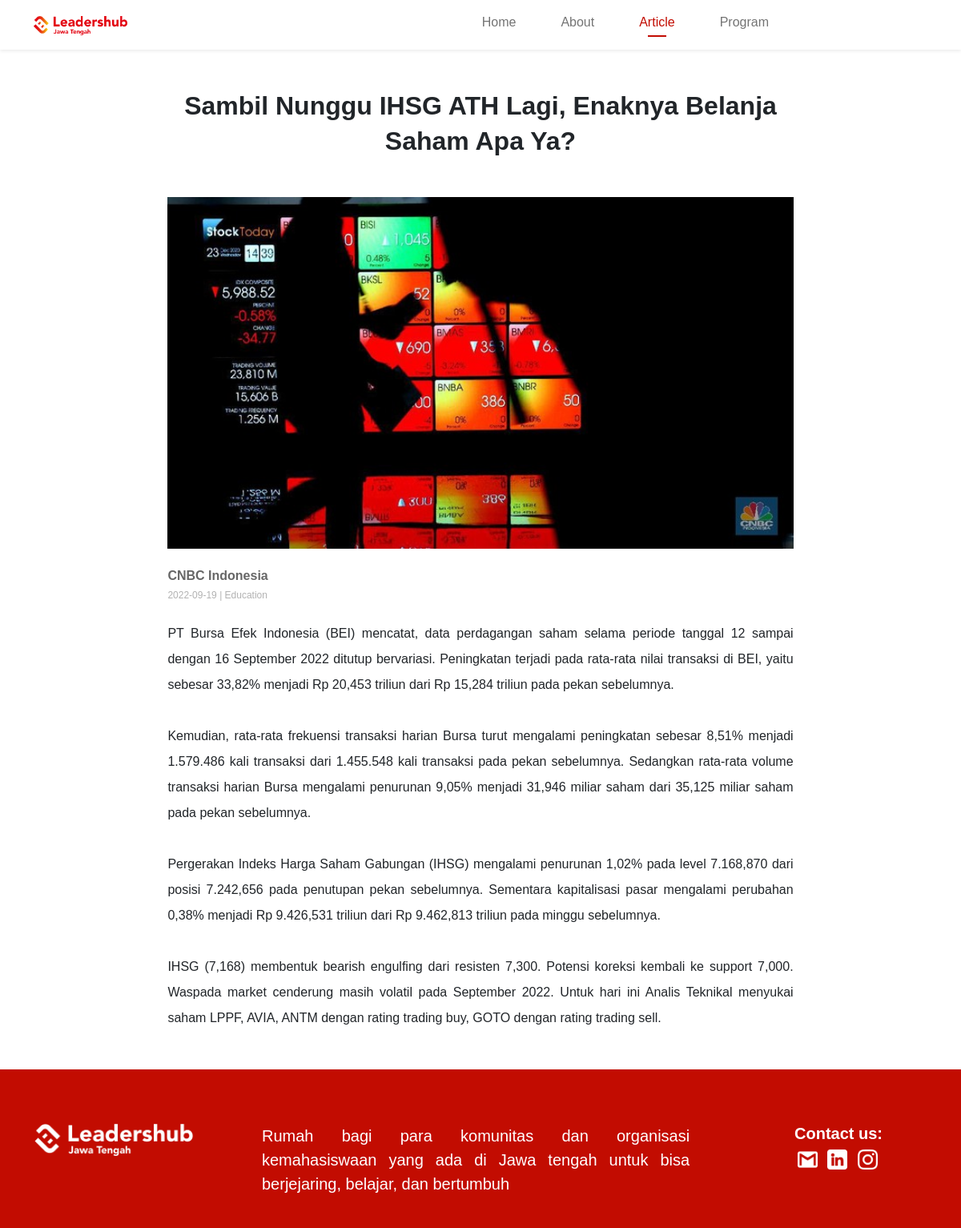
The page /article-page.php?id=10 on the database its author committed.
### tables this page shows
CREATE TABLE `artikel` (
  `id_artikel` int(11) NOT NULL,
  `penulis` varchar(50) NOT NULL,
  `judul` varchar(100) NOT NULL,
  `tglUpload` date NOT NULL,
  `gambar` varchar(100) NOT NULL,
  `isi` text NOT NULL,
  `id_tag` varchar(5) DEFAULT NULL,
  `id_user` int(11) DEFAULT NULL
);

CREATE TABLE `tag` (
  `id_tag` varchar(5) NOT NULL,
  `deskripsi` varchar(30) DEFAULT NULL
);

### function.php (called while the page is built, shortened)
<?php
  $connect = mysqli_connect("localhost", "root", "", "lhjateng");
  function query($query){
    global $connect;
    $result = mysqli_query($connect, $query);
    $rows = [];
    while($row = mysqli_fetch_assoc($result)){
      $rows[] = $row;
    }
    return $rows;
  }
?>

### article-page.php (the view, shortened to what this page needs)
<?php
  require 'function.php';
  $id = $_GET["id"];
  $data_artikel = query("SELECT artikel.judul, artikel.gambar, artikel.penulis, artikel.tglUpload, artikel.isi, tag.deskripsi FROM artikel JOIN tag ON artikel.id_tag = tag.id_tag WHERE id_artikel = $id")[0];
?>
<!doctype html>
<html lang="en">
  <head>
    <link href="https://cdn.jsdelivr.net/npm/bootstrap@5.2.0/dist/css/bootstrap.min.css" rel="stylesheet">
    <link rel="stylesheet" href="style.css">
  </head>
  <body>
    <nav class="navbar navbar-expand-lg shadow-sm">
      <div class="container-fluid container">
        <a class="navbar-brand" href="#">
          <img src="img/logo.png" alt="" width="auto" height="24" class="d-inline-block align-text-top">
        </a>
        <div class="collapse navbar-collapse" id="navbarNavAltMarkup">
          <div class="navbar-nav ms-auto nav-custom">
            <a class="nav-link" aria-current="page" href="index.php">Home</a>
            <a class="nav-link" href="about.html">About</a>
            <a class="nav-link nav-active" href="article.php">Article</a>
            <a class="nav-link" href="#">Program</a>
          </div>
        </div>
      </div>
    </nav>
    <div class="container">
      <div class="head-title pd-5 my-5">
        <h1><?= $data_artikel["judul"] ?></h1>
      </div>
      <div class="cover-img">
          <img src="img/article/<?= $data_artikel["gambar"] ?>" alt="coverimage" width="100%">
      </div>
      <div class="content my-3 mb-5">
        <div class="author my-4">
          <h3><?= $data_artikel["penulis"] ?></h3>
          <h6><?= $data_artikel["tglUpload"] ?> | <?= $data_artikel["deskripsi"] ?></h6>
        </div>
        <p><?= $data_artikel["isi"] ?></p>
      </div>
    </div>
    <footer class="pt-5 pb-4 bg-footer">
      <div class="container">
        <div class="row">
          <div class="col-lg-3 col-md-4 col-sm-12 footer-content-custom footer-position">
            <img class="logo-footer" src="img/logo-putih.png" alt="lhjateng" width="200px">
          </div >
          <div class="col-lg-7 col-md-5 col-sm-12 footer-content-custom footer-position">
            <div class="col-lg-10">
              <p>
              Rumah bagi para komunitas dan organisasi kemahasiswaan yang ada di Jawa tengah untuk                bisa berjejaring, belajar, dan bertumbuh
              </p>
            </div>
          </div>
          <div class="col-lg-2 col-md-3 col-sm-12 footer-content-custom footer-position">
            <h6>Contact us:</h6>
            <a href="mailto:...">
              <img class="sosmed" src="img/gmail-logo.png" alt="lh-gmail" width="25px" >
            </a>
            <a href="https://www.linkedin.com/company/leadershubjawatengah/" target="_blank">
              <img class="sosmed" src="img/linkedin.png" alt="lh-linkedin" width="25px">
            </a>
            <a href="https://www.instagram.com/leadershubjateng/" target="_blank">
              <img class="sosmed" src="img/instagram.png" alt="lh-instagram" width="25px" >
            </a>
          </div>
        </div>
      </div>
    </footer>
  </body>
</html>

### style.css (style rules this page uses)
body { font-family: 'Poppins', sans-serif; }
.navbar { position: relative; z-index: 1; }
.nav-custom { font-weight: 500; font-size: 16px; }
.nav-custom .nav-link { margin-right: 40px; }
.nav-active { color: #C20C01; }
.container { position: relative; z-index: 1; }
.head-title h1 { font-weight: 600; font-size: 24px; line-height: 1.5; text-align: center; }
.author h3 { font-weight: 600; font-size: 16px; text-align: justify; color: #666666 }
.author h6 { font-weight: 500; font-size: 12px; text-align: justify; color: #B2B2B2 }
.content p { font-weight: 400; font-size: 16px; line-height: 1.5; text-align: justify; }
footer a { text-decoration: none; }
.bg-footer { background-color: #C20C01; text-align: center; }
.footer-content-custom p { font-weight: 400; font-size: 16px; text-align: justify; color: white; margin-top: 20px; }
.footer-content-custom .logo-footer { margin-top: 20px; margin-bottom: 20px; }
.footer-content-custom .sosmed { margin-inline: 4px; margin-bottom: 40px; }
.footer-content-custom h6 { font-weight: 600; font-size: 20px; color: white; margin-top: 20px; }
@media (min-width: 768px) { .head-title h1 { font-weight: 600; font-size: 32px; line-height: 44px; text-align: center; } }
@media (min-width: 768px) { .author h3 { font-weight: 600; font-size: 16px; text-align: justify; color: #666666 } }
@media (min-width: 768px) { .author h6 { font-weight: 500; font-size: 12px; text-align: justify; color: #B2B2B2 } }
@media (min-width: 768px) { .content p { font-weight: 400; font-size: 16px; line-height: 2; text-align: justify; } }
@media (min-width: 992px) { .navbar { position: relative; z-index: 1; } }
@media (min-width: 992px) { .nav-custom { margin-right: 150px; font-weight: 500; font-size: 16px; } }
@media (min-width: 992px) { .nav-custom .nav-link { margin-right: 40px; } }
@media (min-width: 992px) { .nav-active { color: #C20C01; } }
@media (min-width: 992px) { .nav-active::after { content: ''; display: block; border-bottom: 2px solid #C20C01; width: 50%; margin: auto; padding-bottom: 4px; } }
@media (min-width: 992px) { .container { position: relative; z-index: 1; } }
@media (min-width: 992px) { .cover-img { width: 70%; margin: auto; } }
@media (min-width: 992px) { .head-title h1 { width: 70%; font-weight: 600; font-size: 32px; line-height: 44px; text-align: center; margin: auto; } }
@media (min-width: 992px) { .author { margin: auto; } }
@media (min-width: 992px) { .author h3 { font-weight: 600; font-size: 16px; text-align: justify; color: #666666 } }
@media (min-width: 992px) { .author h6 { font-weight: 500; font-size: 12px; text-align: justify; color: #B2B2B2 } }
@media (min-width: 992px) { .content { width: 70%; margin: auto; } }
@media (min-width: 992px) { .content p { font-weight: 400; font-size: 16px; text-align: justify; } }
@media (min-width: 992px) { footer a { text-decoration: none; } }
@media (min-width: 992px) { .bg-footer { background-color: #C20C01; text-align: left; } }
@media (min-width: 992px) { .footer-content-custom p { font-weight: 400; font-size: 20px; text-align: justify; color: white; } }
@media (min-width: 992px) { .footer-content-custom .logo-footer { margin-top: 20px; margin-bottom: 20px; } }
@media (min-width: 992px) { .footer-content-custom .sosmed { margin-inline: 4px; } }
@media (min-width: 992px) { .footer-content-custom h6 { font-weight: 600; font-size: 20px; color: white; } }

### rows shown on the page
artikel: judul "Sambil Nunggu IHSG ATH Lagi, Enaknya Belanja Saham Apa Ya?", gambar (picture), penulis "CNBC Indonesia", tglUpload "2022-09-19", id_tag.deskripsi "Education", isi "PT Bursa Efek Indonesia (BEI) mencatat, data perdagangan saham selama periode tanggal 12 sampai dengan 16 September 2022 ditutup bervariasi. Peningkatan terjadi pada rata-rata nilai transaksi di BEI, yaitu sebesar 33,82% menjadi Rp 20,453 triliun dari Rp 15,284 triliun pada pekan sebelumnya. Kemudian, rata-rata frekuensi transaksi harian Bursa turut mengalami peningkatan sebesar 8,51% menjadi 1.579.486 kali transaksi dari 1.455.548 kali transaksi pada pekan sebelumnya. Sedangkan rata-rata volume transaksi harian Bursa mengalami penurunan 9,05% menjadi 31,946 miliar saham dari 35,125 miliar saham pada pekan sebelumnya. Pergerakan Indeks Harga Saham Gabungan (IHSG) mengalami penurunan 1,02%…"
